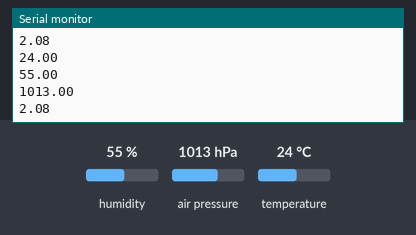
A sketch run on a simulated ESP8266 (NodeMCU). Shown: the last lines printed to the serial monitor. Inputs (shaded band) come from the test bench; at power-on: humidity 55 %, air pressure 1013 hPa, temperature 24 °C.

Above: at 1.3 s.
1.4 s: humidity set to 22 %
At 2.7 s:
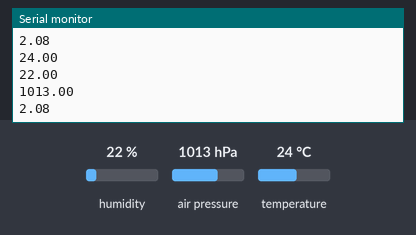
2.9 s: air pressure set to 952 hPa
At 3.9 s:
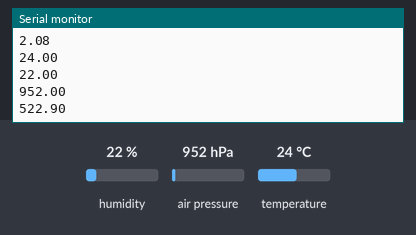
4.4 s: temperature set to 12 °C
Timing chart, 0 to 7.4 s (numbered marks = the images above; inputs shaded):
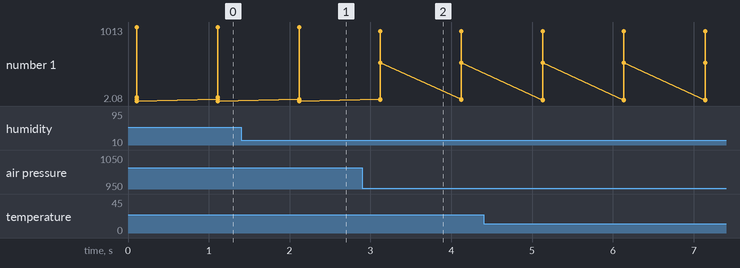

The sketch:

Program_Thinger_io_Weather_Station_dg_BME280.ino
```cpp
/***************************************
 * Project Thinger io Weather Station
 * Board  : NodeMCU ESP8266 V3
 * Input  : BME280
 * Output : thinger.io
 * 99 Proyek IoT
 * www.ardutech.com
 ****************************************/

#include <ThingerESP8266.h>
#include <Wire.h>
#include <Adafruit_Sensor.h>
#include <Adafruit_BME280.h>

#define SEALEVELPRESSURE_HPA (1013.25)
//---GANTI SESUAI DENGAN USER NAME Thinger.io  ANDA
#define USERNAME "Ardutech" //Username thinger.io
//---GANTI SESUAI DENGAN DEVICE ID Thinger.io  ANDA
#define DEVICE_ID "Mon_BME280"
//---GANTI SESUAI DENGAN TOKEN Thinger.io  ANDA
#define DEVICE_CREDENTIAL "RxPyfxVuP581"
//---GANTI SESUAI DENGAN JARINGAN WIFI
//---HOTSPOT ANDA
#define SSID "ArdutechWiFi"       // Nama Hotspot/WiFi
#define SSID_PASSWORD "12345678"  //  Password

ThingerESP8266 thing(USERNAME, DEVICE_ID, DEVICE_CREDENTIAL);
Adafruit_BME280 bme;
float temperature, humidity, pressure, altitude;

//=============================
void setup() {
  Serial.begin(9600);
  Serial.println("Baca BME280");
  delay(100);
  bme.begin(0x76);
  thing.add_wifi(SSID, SSID_PASSWORD);
  thing["BME280"] >> [](pson& out){
    out["temp"] = temperature;
    out["humi"] = humidity;
    out["press"] = pressure;
    out["alti"] = altitude;
  };
}
//====================================
void loop() {
  thing.handle();
  temperature = bme.readTemperature();
  humidity = bme.readHumidity();
  pressure = bme.readPressure() / 100.0F;
  altitude = bme.readAltitude(SEALEVELPRESSURE_HPA);
  Serial.println(temperature);
  Serial.println(humidity);
  Serial.println(pressure);
  Serial.println(altitude);
  delay(1000);
}
```

Measured:
- after the input at 1.4 s, the serial monitor: prints a new line after 0.72 s (image 1)
- after the input at 2.9 s, the serial monitor: prints a new line after 0.22 s (image 2)
- plotted number 1: 2.08 → 522.9 after the input at 2.9 s
